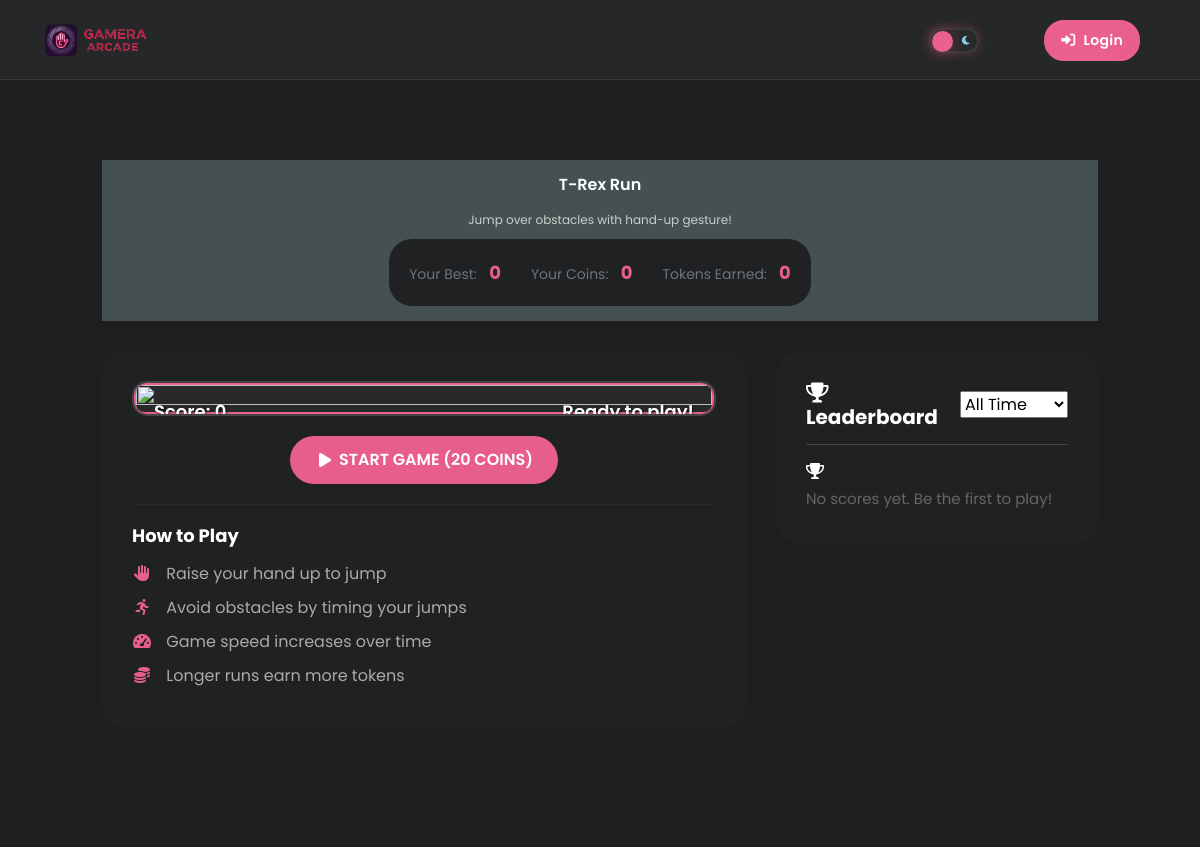
The app's page /game/trex_run (upper part), older data.
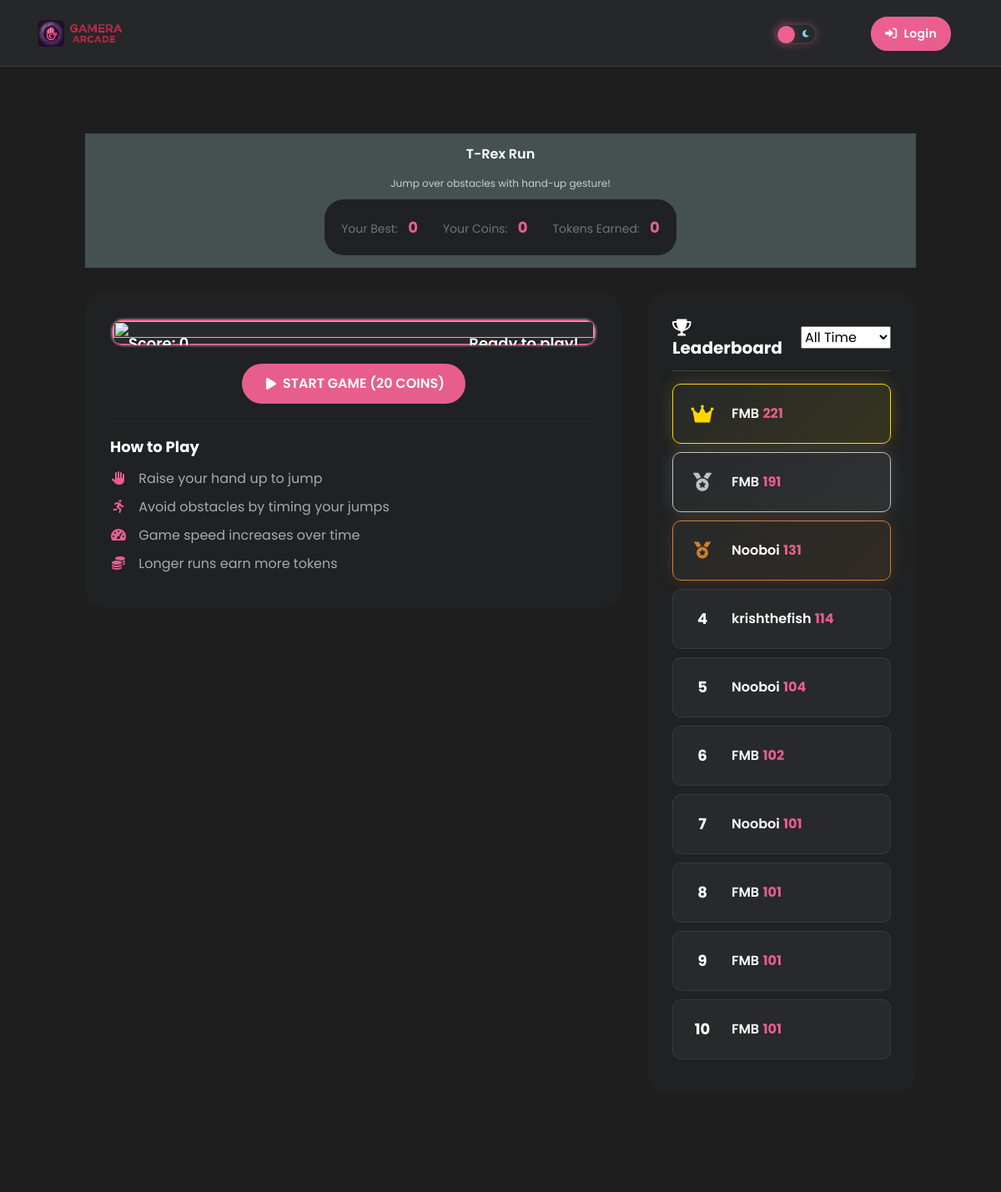
The same page, newer data.
### app.py (models this page shows)
class Score(db.Model):
    id = db.Column(db.Integer, primary_key=True)
    user_id = db.Column(db.Integer, db.ForeignKey('user.id'), nullable=False)
    game_name = db.Column(db.String(50), nullable=False)
    score = db.Column(db.Integer, nullable=False)
    tokens_earned = db.Column(db.Integer, default=0)
    created_at = db.Column(db.DateTime, default=datetime.utcnow)

class User(db.Model):
    id = db.Column(db.Integer, primary_key=True)
    username = db.Column(db.String(80), unique=True, nullable=False)
    email = db.Column(db.String(120), unique=True, nullable=False)
    password_hash = db.Column(db.String(120), nullable=False)
    wallet_address = db.Column(db.String(42), nullable=True)  # Web3 wallet address
    tokens = db.Column(db.Integer, default=1000)  # Game tokens earned
    created_at = db.Column(db.DateTime, default=datetime.utcnow)
    scores = db.relationship('Score', backref='user', lazy=True)

### app.py (the view)
@app.route('/game/<game_id>')
def game(game_id):
    if game_id not in GAMES_CONFIG:
        flash('Game not found!', 'error')
        return redirect(url_for('index'))
    game_config = GAMES_CONFIG[game_id]
    leaderboard = db.session.query(Score, User.username)\
        .join(User)\
        .filter(Score.game_name == game_id)\
        .order_by(Score.score.desc())\
        .limit(10)\
        .all()
    user = None
    if 'user_id' in session:
        user = User.query.get(session['user_id'])
    return render_template('game.html',
                         game_id=game_id,
                         game_config=game_config,
                         leaderboard=leaderboard,
                         user=user)

### templates/game.html (shortened to what the changed rows need)
{% extends "layout.html" %}
{% block content %}
<div class="game-page">
  <div class="game-header">
      <div class="game-header-content">
          <div class="game-info" style="background-color:rgb(69, 81, 81);">
              <h1 class="game-title">{{ game_config.name }}</h1>
          </div>
      </div>
  </div>
  <div class="game-content">
      <div class="leaderboard-section">
          <div class="leaderboard-list">
              {% if leaderboard %}
                  {% for score, username in leaderboard %}
                      <div class="leaderboard-item {% if loop.index <= 3 %}top-{{ loop.index }}{% endif %}">
                          <div class="rank">
                              {% if loop.index == 1 %}
                                  <i class="fas fa-crown gold"></i>
                              {% elif loop.index == 2 %}
                                  <i class="fas fa-medal silver"></i>
                              {% elif loop.index == 3 %}
                                  <i class="fas fa-medal bronze"></i>
                              {% else %}
                                  <span class="rank-number">{{ loop.index }}</span>
                              {% endif %}
                          </div>
                          <div class="player-info">
                              <span class="player-name">{{ username }}</span>
                              <span class="player-score">{{ score.score }}</span>
                          </div>
                      </div>
                  {% endfor %}
              {% else %}
                  <div class="empty-leaderboard">
                      <i class="fas fa-trophy"></i>
                      <p>No scores yet. Be the first to play!</p>
                  </div>
              {% endif %}
          </div>
      </div>
  </div>
</div>
{% endblock %}

Row changes from the older to the newer data that the page shows:
added Score: username "FMB", score "221"
added Score: username "FMB", score "191"
added Score: username "Nooboi", score "131"
added Score: username "krishthefish", score "114"
added Score: username "Nooboi", score "104"
added Score: username "FMB", score "102"
added Score: username "Nooboi", score "101"
added Score: username "FMB", score "101"
added Score: username "FMB", score "101"
added Score: username "FMB", score "101"
Text that changed along with them:
text no longer shown: "No scores yet. Be the first to play!"
